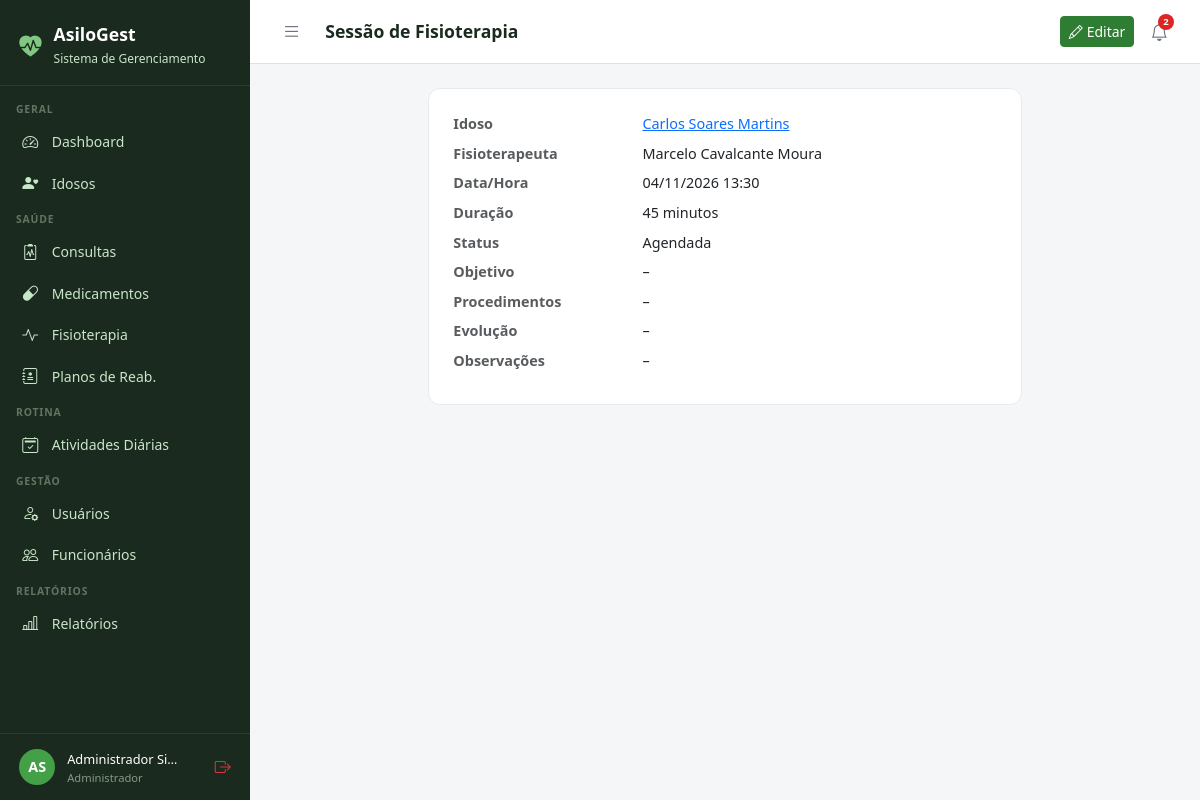
Screenshot of /fisioterapia/51/ (signed in) with the database file from the repository.
### core/models.py (models this page shows, shortened)
class Usuario(AbstractUser):
    PERFIL_CHOICES = [
        ('administrador', 'Administrador'),
        ('medico', 'Médico'),
        ('fisioterapeuta', 'Fisioterapeuta'),
        ('enfermeiro', 'Enfermeiro(a)'),
        ('recepcionista', 'Recepcionista'),
        ('familiar', 'Familiar do Idoso'),
    ]
    perfil = models.CharField(
        max_length=20, choices=PERFIL_CHOICES,
        default='recepcionista', verbose_name='Perfil de Acesso'
    )
    telefone = models.CharField(max_length=15, blank=True, verbose_name='Telefone')
    cpf = models.CharField(max_length=14, unique=True, null=True, blank=True, verbose_name='CPF')
    foto = models.ImageField(upload_to='usuarios/', blank=True, null=True, verbose_name='Foto')
    data_nascimento = models.DateField(null=True, blank=True, verbose_name='Data de Nascimento')
    especialidade = models.CharField(
        max_length=100, blank=True, verbose_name='Especialidade',
        help_text='Preencha para Médico ou Fisioterapeuta'
    )
    data_admissao = models.DateField(null=True, blank=True, verbose_name='Data de Admissão')
    primeiro_acesso = models.BooleanField(
        default=True, verbose_name='Primeiro Acesso',
        help_text='Usuário deve definir senha no primeiro login'
    )
    ativo = models.BooleanField(default=True, verbose_name='Ativo')
    criado_em = models.DateTimeField(auto_now_add=True)
    class Meta:
        verbose_name = 'Usuário'
        verbose_name_plural = 'Usuários'
        ordering = ['first_name', 'last_name']
    @property
    def is_administrador(self):
        return self.perfil == 'administrador' or self.is_superuser
    @property
    def is_fisioterapeuta(self):
        return self.perfil == 'fisioterapeuta'
    @property
    def is_familiar(self):
        return self.perfil == 'familiar'
    @property
    def pode_ver_saude(self):
        return (self.is_administrador or self.is_medico
                or self.is_fisioterapeuta or self.is_enfermeiro)
    @property
    def pode_cadastrar_usuarios(self):
        return self.is_administrador or self.is_recepcionista
    @property
    def pode_administrar(self):
        return self.is_administrador

### fisioterapia/models.py (models this page shows, shortened)
class SessaoFisioterapia(models.Model):
    STATUS_CHOICES = [
        ('agendada', 'Agendada'),
        ('realizada', 'Realizada'),
        ('cancelada', 'Cancelada'),
        ('falta', 'Falta do Idoso'),
    ]
    idoso = models.ForeignKey(
        Idoso, on_delete=models.CASCADE, related_name='sessoes_fisio')
    fisioterapeuta = models.ForeignKey(
        Usuario, on_delete=models.SET_NULL, null=True,
        related_name='sessoes_realizadas',
        limit_choices_to={'perfil': 'fisioterapeuta'})
    data_hora = models.DateTimeField(verbose_name='Data e Hora')
    duracao_minutos = models.IntegerField(default=45, verbose_name='Duração (min)')
    status = models.CharField(max_length=10, choices=STATUS_CHOICES, default='agendada')
    objetivo = models.CharField(max_length=200, blank=True, verbose_name='Objetivo da Sessão')
    procedimentos = models.TextField(blank=True, verbose_name='Procedimentos Realizados')
    evolucao = models.TextField(blank=True, verbose_name='Evolução do Paciente')
    observacoes = models.TextField(blank=True)
    autorizada = models.BooleanField(
        default=False, verbose_name='Autorizada pelo Médico',
        help_text='Sessão só pode ser executada após autorização médica.')
    autorizado_por = models.ForeignKey(
        Usuario, on_delete=models.SET_NULL, null=True, blank=True,
        related_name='sessoes_autorizadas',
        limit_choices_to={'perfil': 'medico'},
        verbose_name='Autorizado por')
    data_autorizacao = models.DateTimeField(
        null=True, blank=True, verbose_name='Data da Autorização')
    criado_em = models.DateTimeField(auto_now_add=True)
    class Meta:
        verbose_name = 'Sessão de Fisioterapia'
        verbose_name_plural = 'Sessões de Fisioterapia'
        ordering = ['-data_hora']

### idosos/models.py (models this page shows, shortened)
class Idoso(models.Model):
    SEXO_CHOICES = [('M', 'Masculino'), ('F', 'Feminino')]
    TIPO_SANGUINEO = [('A+','A+'),('A-','A-'),('B+','B+'),('B-','B-'),('AB+','AB+'),('AB-','AB-'),('O+','O+'),('O-','O-')]
    STATUS_CHOICES = [('ativo','Ativo'),('inativo','Inativo'),('internado','Internado'),('falecido','Falecido')]
    nome = models.CharField(max_length=150, verbose_name='Nome Completo')
    data_nascimento = models.DateField(verbose_name='Data de Nascimento')
    sexo = models.CharField(max_length=1, choices=SEXO_CHOICES)
    cpf = models.CharField(max_length=14, unique=True, null=True, blank=True)
    rg = models.CharField(max_length=20, blank=True)
    tipo_sanguineo = models.CharField(max_length=3, choices=TIPO_SANGUINEO, blank=True)
    foto = models.ImageField(upload_to='idosos/', blank=True, null=True)
    status = models.CharField(max_length=10, choices=STATUS_CHOICES, default='ativo')
    endereco = models.CharField(max_length=200, blank=True)
    cidade = models.CharField(max_length=100, blank=True)
    estado = models.CharField(max_length=2, blank=True)
    cep = models.CharField(max_length=9, blank=True)
    alergias = models.TextField(blank=True, verbose_name='Alergias')
    condicoes_medicas = models.TextField(blank=True, verbose_name='Condições Médicas')
    observacoes = models.TextField(blank=True, verbose_name='Observações Gerais')
    data_entrada = models.DateField(verbose_name='Data de Entrada')
    numero_quarto = models.CharField(max_length=10, blank=True, verbose_name='Quarto')
    criado_em = models.DateTimeField(auto_now_add=True)
    atualizado_em = models.DateTimeField(auto_now=True)
    class Meta:
        verbose_name = 'Idoso'
        verbose_name_plural = 'Idosos'
        ordering = ['nome']

### fisioterapia/views.py (the view)
# urls.py: path('<int:pk>/', views.detalhe, name='detalhe'),
@login_required
def detalhe(request, pk):
    sessao = get_object_or_404(SessaoFisioterapia, pk=pk)
    if request.user.is_familiar:
        from idosos.models import FamiliarVinculo
        if not FamiliarVinculo.objects.filter(
                familiar=request.user, idoso=sessao.idoso).exists():
            messages.error(request, 'Acesso negado.')
            return redirect('fisioterapia:lista')
    return render(request, 'fisioterapia/detalhe.html', {'sessao': sessao})

### templates/fisioterapia/detalhe.html
{% extends 'base.html' %}
{% block title %}Sessão – {{ sessao.idoso.nome }}{% endblock %}{% block page_title %}Sessão de Fisioterapia{% endblock %}
{% block topbar_actions %}<a href="{% url 'fisioterapia:editar' sessao.pk %}" class="btn btn-primary btn-sm"><i class="bi bi-pencil me-1"></i>Editar</a>{% endblock %}
{% block content %}
<div class="row justify-content-center"><div class="col-lg-8"><div class="form-card">
  <dl class="row mb-0" style="font-size:.9rem;">
    <dt class="col-4 text-muted">Idoso</dt><dd class="col-8"><a href="{% url 'idosos:detalhe' sessao.idoso.pk %}">{{ sessao.idoso.nome }}</a></dd>
    <dt class="col-4 text-muted">Fisioterapeuta</dt><dd class="col-8">{{ sessao.fisioterapeuta.get_full_name|default:"–" }}</dd>
    <dt class="col-4 text-muted">Data/Hora</dt><dd class="col-8">{{ sessao.data_hora|date:"d/m/Y H:i" }}</dd>
    <dt class="col-4 text-muted">Duração</dt><dd class="col-8">{{ sessao.duracao_minutos }} minutos</dd>
    <dt class="col-4 text-muted">Status</dt><dd class="col-8">{{ sessao.get_status_display }}</dd>
    <dt class="col-4 text-muted">Objetivo</dt><dd class="col-8">{{ sessao.objetivo|default:"–" }}</dd>
    <dt class="col-4 text-muted">Procedimentos</dt><dd class="col-8" style="white-space:pre-line;">{{ sessao.procedimentos|default:"–" }}</dd>
    <dt class="col-4 text-muted">Evolução</dt><dd class="col-8" style="white-space:pre-line;">{{ sessao.evolucao|default:"–" }}</dd>
    <dt class="col-4 text-muted">Observações</dt><dd class="col-8" style="white-space:pre-line;">{{ sessao.observacoes|default:"–" }}</dd>
  </dl>
</div></div></div>{% endblock %}

### templates/base.html (shortened to what this page needs)
<!DOCTYPE html>
<html lang="pt-br">
<head>
  <link href="https://cdn.jsdelivr.net/npm/bootstrap@5.3.0/dist/css/bootstrap.min.css" rel="stylesheet">
  <link href="https://cdn.jsdelivr.net/npm/bootstrap-icons@1.11.0/font/bootstrap-icons.css" rel="stylesheet">
</head>
<body>
{% if user.is_authenticated %}
<div id="sidebar">
  <div class="sidebar-brand">
    <i class="bi bi-heart-pulse-fill" style="color:#81C784;font-size:1.4rem;"></i>
    <div>
      <h5 style="margin:0;">AsiloGest</h5>
      <small>Sistema de Gerenciamento</small>
    </div>
  </div>
  <nav class="sidebar-nav">
    <div class="nav-section">Geral</div>
    <a href="{% url 'dashboard' %}" class="sidebar-link {% if request.resolver_match.url_name == 'dashboard' %}active{% endif %}">
      <i class="bi bi-speedometer2"></i> Dashboard
    </a>
    <a href="{% url 'idosos:lista' %}" class="sidebar-link">
      <i class="bi bi-person-heart"></i>
      {% if user.is_familiar %}Meus Familiares{% else %}Idosos{% endif %}
    </a>
    {% if user.pode_ver_saude or user.is_familiar %}
    <div class="nav-section">Saúde</div>
    <a href="{% url 'consultas:lista' %}" class="sidebar-link">
      <i class="bi bi-clipboard2-pulse"></i> Consultas
    </a>
    <a href="{% url 'medicamentos:lista' %}" class="sidebar-link">
      <i class="bi bi-capsule"></i> Medicamentos
    </a>
    <a href="{% url 'fisioterapia:lista' %}" class="sidebar-link">
      <i class="bi bi-activity"></i> Fisioterapia
    </a>
    {% if user.pode_ver_saude and not user.is_familiar %}
    <a href="{% url 'fisioterapia:planos_lista' %}" class="sidebar-link">
      <i class="bi bi-journal-medical"></i> Planos de Reab.
    </a>
    {% endif %}
    {% endif %}
    <div class="nav-section">Rotina</div>
    <a href="{% url 'atividades:lista' %}" class="sidebar-link">
      <i class="bi bi-calendar2-check"></i> Atividades Diárias
    </a>
    {% if user.pode_cadastrar_usuarios %}
    <div class="nav-section">Gestão</div>
    <a href="{% url 'usuarios_lista' %}" class="sidebar-link">
      <i class="bi bi-person-gear"></i> Usuários
    </a>
    {% endif %}
    {% if user.pode_administrar %}
    <a href="{% url 'funcionarios:lista' %}" class="sidebar-link">
      <i class="bi bi-people"></i> Funcionários
    </a>
    {% endif %}
    {% if user.pode_ver_saude or user.pode_administrar %}
    <div class="nav-section">Relatórios</div>
    <a href="{% url 'relatorios:lista' %}" class="sidebar-link">
      <i class="bi bi-bar-chart-line"></i> Relatórios
    </a>
    {% endif %}
  </nav>
  <div class="sidebar-user">
    <div class="avatar">{{ user.first_name|first|upper }}{{ user.last_name|first|upper }}</div>
    <div class="info" style="min-width:0;flex:1;">
      <span>{{ user.get_full_name|truncatechars:18 }}</span>
      <small>{{ user.get_perfil_display }}</small>
    </div>
    <a href="{% url 'logout' %}" class="text-danger" title="Sair" style="flex-shrink:0;">
      <i class="bi bi-box-arrow-right"></i>
    </a>
  </div>
</div>
<div id="main">
  <div class="topbar">
    <div class="topbar-left">
      <button class="btn-toggle-sidebar" onclick="toggleSidebar()" title="Menu">
        <i class="bi bi-list"></i>
      </button>
      <h4>{% block page_title %}{% endblock %}</h4>
    </div>
    <div class="d-flex align-items-center gap-2">
      {% block topbar_actions %}{% endblock %}
      <div style="position:relative;">
        <button class="notif-btn" id="notifBtn" onclick="toggleNotif()" title="Notificações">
          <i class="bi bi-bell"></i>
          {% if notif_count %}
          <span class="notif-badge">{{ notif_count }}</span>
          {% endif %}
        </button>
      </div>
    </div>
  </div>
  <div class="content">
    {% block content %}{% endblock %}
  </div>
</div>
{% else %}
{% block full_content %}{% endblock %}
{% endif %}
</body>
</html>

### templates/base.html (style rules this page uses)
:root { --sidebar-width: 250px; --primary: #2E7D32; --primary-light: #43A047; --accent: #1565C0; --bg-sidebar: #1B2A1E; --bg-sidebar-hover: #2E4A33; --text-sidebar: #C8E6C9; --transition: 0.3s ease; }
body { background: #F4F6F8; font-family: 'Segoe UI', sans-serif; }
#sidebar { position: fixed; top: 0; left: 0; width: var(--sidebar-width); height: 100vh; background: var(--bg-sidebar); z-index: 1000; display: flex; flex-direction: column; overflow-y: auto; transition: transform var(--transition); }
.sidebar-brand { padding: 1.5rem 1.2rem 1rem; border-bottom: 1px solid rgba(255,255,255,0.08); display: flex; align-items: center; gap: .75rem; }
.sidebar-brand h5 { color: #fff; font-weight: 700; margin: 0; font-size: 1.1rem; }
.sidebar-brand small { color: var(--text-sidebar); font-size: .75rem; }
.sidebar-nav { padding: .5rem 0; flex: 1; }
.nav-section { padding: .5rem 1rem .2rem; color: rgba(200,230,201,.4); font-size: .65rem; font-weight: 700; letter-spacing: .08em; text-transform: uppercase; }
.sidebar-link { display: flex; align-items: center; gap: .65rem; padding: .55rem 1.2rem; color: var(--text-sidebar); text-decoration: none; font-size: .875rem; transition: all .2s; border-left: 3px solid transparent; }
.sidebar-link i { font-size: 1rem; width: 1.2rem; }
.sidebar-user { padding: .8rem 1.2rem; border-top: 1px solid rgba(255,255,255,0.08); display: flex; align-items: center; gap: .75rem; }
.sidebar-user .avatar { width: 36px; height: 36px; background: var(--primary-light); border-radius: 50%; display: flex; align-items: center; justify-content: center; color: #fff; font-weight: 700; font-size: .9rem; flex-shrink: 0; }
.sidebar-user .info small { color: rgba(200,230,201,.6); font-size: .7rem; display: block; }
.sidebar-user .info span { color: #fff; font-size: .8rem; }
#main { margin-left: var(--sidebar-width); min-height: 100vh; display: flex; flex-direction: column; transition: margin-left var(--transition); }
.topbar { background: #fff; border-bottom: 1px solid #E0E0E0; padding: .75rem 1.5rem; display: flex; align-items: center; justify-content: space-between; position: sticky; top: 0; z-index: 999; }
.topbar-left { display: flex; align-items: center; gap: 1rem; }
.topbar h4 { margin: 0; font-size: 1.1rem; font-weight: 600; color: #1B2A1E; }
.btn-toggle-sidebar { background: none; border: none; padding: .4rem .5rem; color: #6B7280; cursor: pointer; border-radius: 6px; font-size: 1.2rem; line-height: 1; transition: background .2s, color .2s; }
.notif-btn { position: relative; background: none; border: none; padding: .4rem .5rem; color: #6B7280; cursor: pointer; border-radius: 6px; font-size: 1.1rem; transition: background .2s, color .2s; }
.notif-badge { position: absolute; top: 2px; right: 2px; background: #DC2626; color: #fff; font-size: .6rem; font-weight: 700; min-width: 16px; height: 16px; border-radius: 8px; padding: 0 4px; display: flex; align-items: center; justify-content: center; }
.content { padding: 1.5rem; flex: 1; }
.form-card { background: #fff; border-radius: 12px; border: 1px solid #E8EAF0; padding: 1.5rem; }
.btn-primary { background: var(--primary); border-color: var(--primary); }

### rows the page displays
Usuario: first_name|first "A", last_name|first "S", get_full_name "Administrador Si…", perfil "Administrador"
SessaoFisioterapia: idoso.nome "Carlos Soares Martins", fisioterapeuta.get_full_name "Marcelo Cavalcante Moura", data_hora "04/11/2026 13:30", duracao_minutos "45", status "Agendada", objetivo "–", procedimentos "–", evolucao "–", observacoes "–"

### other values shown
{{ notif_count }} "2"
